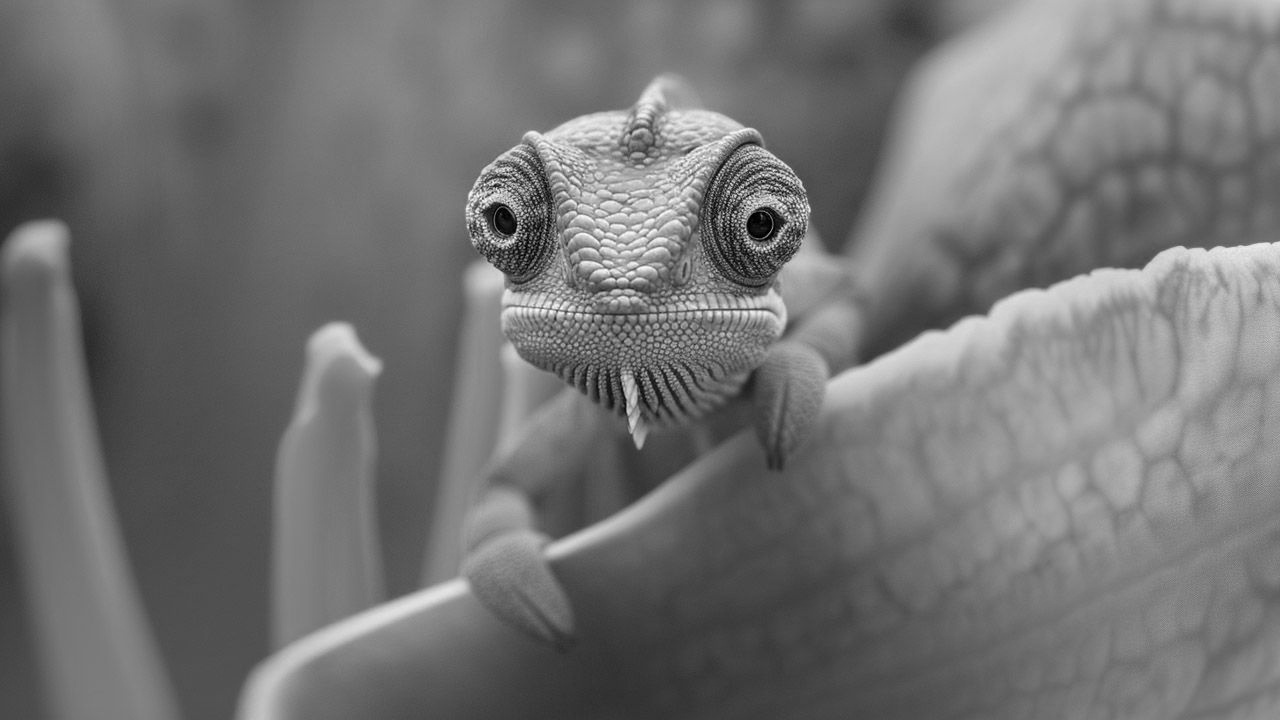
#> input picture Grayscale_MainAfter.jpg, 1280 x 720 px
$ python 'histogram peak.py'
#> lines starting #> are read from the running program, lines starting #| are printed output that depends on the picture; after the words box and inside, x2 and y2 are one past the last pixel; in counts of white or black regions, pixels touching at a corner belong together
#> further down, image is the input picture: shape (720, 1280, 3); min 0, max 255, mean 114.6
import numpy as np
import cv2
from scipy.signal import find_peaks

def find_histogram_peaks(hist, distance=10):
    peaks, _ = find_peaks(hist, distance=distance)
    return peaks

def peak_threshold_segmentation(image, low_threshold, high_threshold):
    # Convert the image to grayscale
#> called with low_threshold = 0, high_threshold = 255
    gray_image = cv2.cvtColor(image, cv2.COLOR_BGR2GRAY)

    # Calculate the histogram
    hist = cv2.calcHist([gray_image], [0], None, [256], [0, 256]).flatten()
#> hist = 256 values, max 13798 at index 80, min 0 at index 254, mean 3600

    # Find the peaks in the histogram
    peaks = find_histogram_peaks(hist)
#> in find_histogram_peaks, `peaks, _ = find_peaks(hist, distance=distance)`: peaks = 18 values from 3 to 252
#> peaks = 18 values from 3 to 252

    # Sort peaks by height
    sorted_peaks = sorted(peaks, key=lambda x: hist[x], reverse=True)
#> sorted_peaks = [80, 123, 103, 93, 146, 69, 166, 57, 183, 205, 219, 36, 230, 24, 14, 3, 241, 252]

    # Select the two highest peaks
    if len(sorted_peaks) >= 2:
        peak1, peak2 = sorted_peaks[:2]
#> peak1 = 80; peak2 = 123
        low_threshold = min(peak1, peak2)
#> low_threshold = 80
        high_threshold = max(peak1, peak2)
#> high_threshold = 123
    else:
        raise ValueError("Not enough peaks found in the histogram.")

    # Apply thresholding
    _, binary_image = cv2.threshold(gray_image, low_threshold, high_threshold, cv2.THRESH_BINARY)
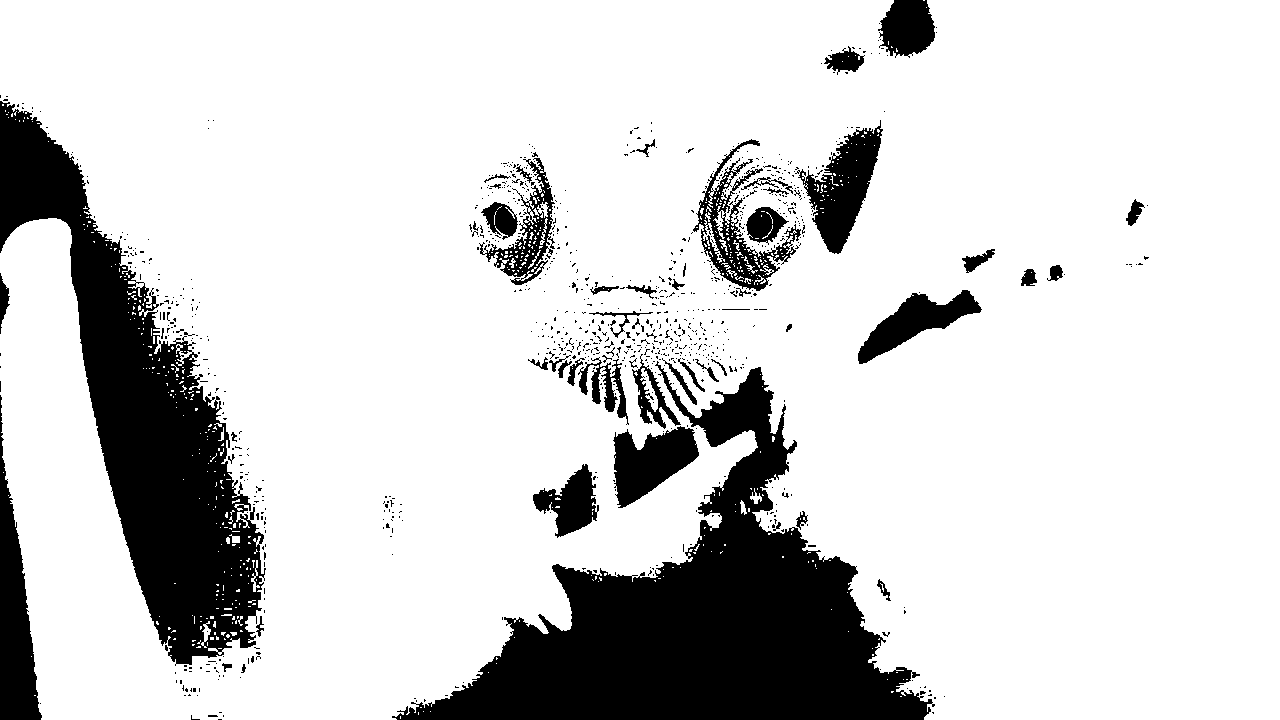
#> binary_image: shape (720, 1280); values 0 (black) and 123 (white), 82.4% white; 932 black regions (876 under 20 px), largest, box (x1, y1, x2, y2) and area: (392, 361, 935, 720) 69406, (0, 101, 266, 666) 50432, (0, 395, 42, 720) 6459

    return binary_image, hist, peaks

# Load the image
image = cv2.imread('./Grayscale_MainAfter.jpg')

# Apply the peak threshold segmentation
segmented_image, hist, peaks = peak_threshold_segmentation(image, low_threshold=0, high_threshold=255)
#> peaks = 18 values from 3 to 252

# Display the result
cv2.imshow('Original Image', image)
cv2.imshow('Segmented Image', segmented_image)
cv2.waitKey(0)
cv2.destroyAllWindows()
